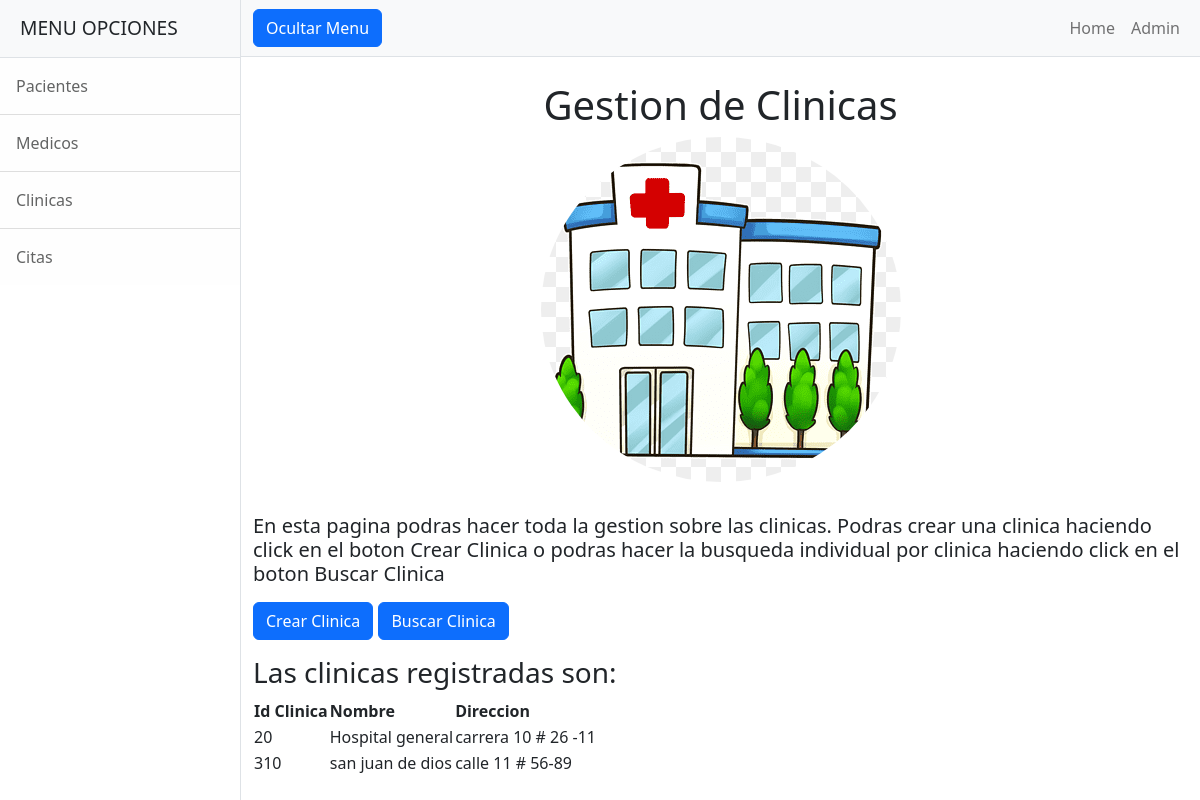
/AppCitasMedicas/clinicas/, run on the app's committed database.
### AppCitasMedicas/models.py (models this page shows)
class Clinica(models.Model):
    id_clinica = models.IntegerField()
    nombre = models.CharField(max_length=40)
    direccion = models.CharField(max_length=80)

### AppCitasMedicas/views.py (the view)
# urls.py: path('clinicas/', ver_clinicas, name="VerClinicas"),
def ver_clinicas(request):
    clinicas = Clinica.objects.all()
    return render(request, "AppCitasMedicas/ver_clinicas.html", {"res":clinicas})

### AppCitasMedicas/templates/AppCitasMedicas/ver_clinicas.html
{% extends "AppCitasMedicas/plantilla_base.html" %}
{% load static %}
{% block titulo %}
<h1><center> Gestion de Clinicas </center></h1>
<div class="img-container" align="center">
    <img class="img-fluid rounded-circle mb-3" src="{% static 'AppCitasMedicas/assets/img/clinica.png' %}" alt="..." />
</div>
<p>
    <h5>En esta pagina podras hacer toda la gestion sobre las clinicas. Podras crear una clinica haciendo click en el boton Crear Clinica o podras hacer la
    busqueda individual por clinica haciendo click en el boton Buscar Clinica<h5>
</p>
<a class="btn btn-primary" href="{% url 'CrearClinicas' %}">Crear Clinica</a>
<a class="btn btn-primary" href="{% url 'BuscarClinicas' %}">Buscar Clinica</a>
{% endblock %}
{% block formulario %}
    {% if res %}
        <h3>Las clinicas registradas son: </h3>
        <table>
            <tr>
                <th>Id Clinica</th>
                <th>Nombre</th>
                <th>Direccion</th>
            </tr>
            {% for clinica in res %}
            <tr>
                <td>{{ clinica.id_clinica }} </td>
                <td>{{ clinica.nombre }} </td>
                <td>{{ clinica.direccion }} </td>
            </tr>
            {% endfor%}
        </table>
    {% else %}
        <h3>No se obtuvieron resultados de clinicas</h3>
    {% endif %}
{% endblock %}

### data on the page
Clinica: id_clinica "20", nombre "Hospital general", direccion "carrera 10 # 26 -11"
Clinica: id_clinica "310", nombre "san juan de dios", direccion "calle 11 # 56-89"
